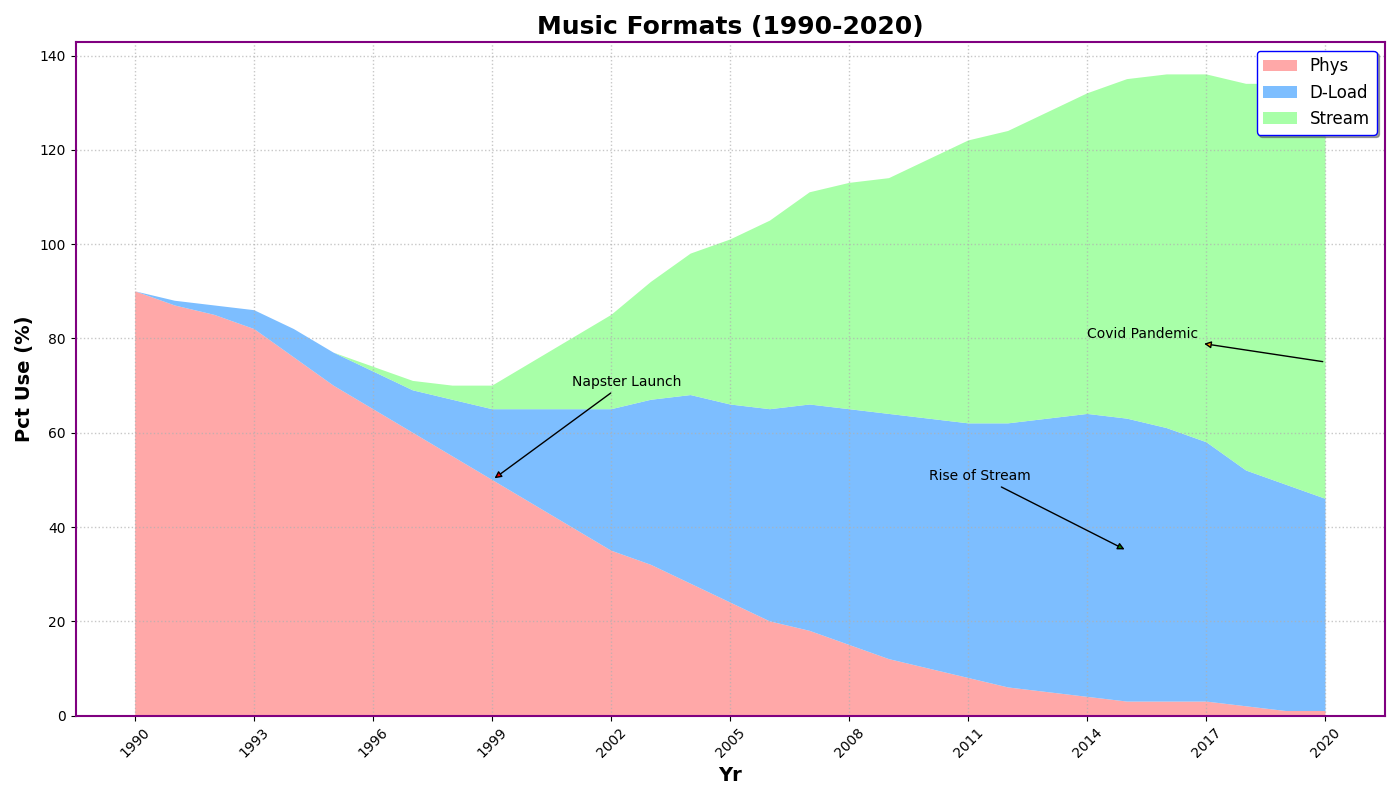

The script that drew this image:
import matplotlib.pyplot as plt
import numpy as np

years = np.arange(1990, 2021)

physical_media = np.array([90, 87, 85, 82, 76, 70, 65, 60, 55, 50, 45, 40, 35, 32, 28, 24, 20, 18, 15, 12, 10, 8, 6, 5, 4, 3, 3, 3, 2, 1, 1])
digital_downloads = np.array([0, 1, 2, 4, 6, 7, 8, 9, 12, 15, 20, 25, 30, 35, 40, 42, 45, 48, 50, 52, 53, 54, 56, 58, 60, 60, 58, 55, 50, 48, 45])
streaming = np.array([0, 0, 0, 0, 0, 0, 1, 2, 3, 5, 10, 15, 20, 25, 30, 35, 40, 45, 48, 50, 55, 60, 62, 65, 68, 72, 75, 78, 82, 85, 88])

fig, ax = plt.subplots(figsize=(14, 8))

ax.stackplot(years, physical_media, digital_downloads, streaming, 
             labels=['Phys', 'D-Load', 'Stream'], 
             colors=['#ff9999', '#66b3ff', '#99ff99'], alpha=0.85)

ax.set_title("Music Formats (1990-2020)", fontsize=18, fontweight='bold')
ax.set_xlabel("Yr", fontsize=14, fontweight='semibold')
ax.set_ylabel("Pct Use (%)", fontsize=14, fontweight='semibold')

ax.grid(linestyle=':', linewidth=1, alpha=0.7)
ax.legend(loc='best', fontsize=12, edgecolor='blue', shadow=True)

plt.xticks(years[::3], rotation=45)

ax.annotate('Napster Launch', xy=(1999, 50), xytext=(2001, 70),
            arrowprops=dict(facecolor='red', arrowstyle='-|>'), fontsize=10)
ax.annotate('Rise of Stream', xy=(2015, 35), xytext=(2010, 50), 
            arrowprops=dict(facecolor='green', arrowstyle='-|>'), fontsize=10)
ax.annotate('Covid Pandemic', xy=(2020, 75), xytext=(2014, 80), 
            arrowprops=dict(facecolor='orange', arrowstyle='<|-'), fontsize=10)

for spine in ax.spines.values():
    spine.set_edgecolor('purple')
    spine.set_linewidth(1.5)

plt.tight_layout()
plt.show()
